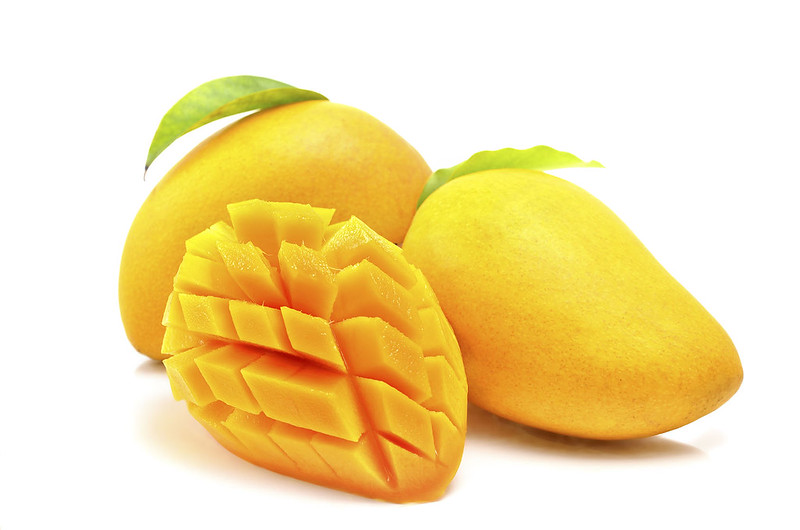
#> input picture project1/project1_images/fruit.png, 800 x 530 px
$ python display_images_for_labelling.py
#> lines starting #> are read from the running program, lines starting #| are printed output that depends on the picture
#> the answer given: ../project1/project1_images
import os
import matplotlib.pyplot as plt
import skimage as ski
from skimage import io

def onclick(event, click_list, row_col_order=False):
    if event.dblclick:
        if row_col_order:
            click_list.append([round(event.ydata), round(event.xdata)])
        else:
            click_list.append([round(event.xdata), round(event.ydata)])
def display_img_and_connect_onclick(dir, filename, filename_click_dict):
#> called with dir = '../project1/project1_images', filename = 'fruit.png'
    img = ski.img_as_float(io.imread('{0}'.format(os.path.join(dir,filename)), as_gray=True))
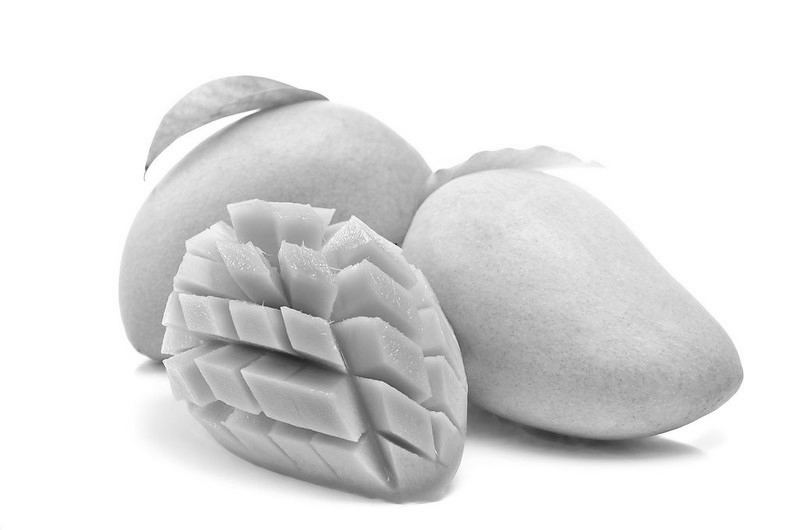
#> img: shape (530, 800) float64; min 0.107, max 1, mean 0.881
    filename_click_dict[filename] = []
    fig = plt.figure()
    fig.canvas.mpl_connect('button_press_event', lambda x: onclick(x, filename_click_dict[filename], row_col_order=False))
    plt.imshow(img, cmap='gray')
    plt.show(block=False)

dir = input('Enter path to directory to look at ')
print('Double click on an image to add a point to the final output associated with that image')
filename_click_dict = {}
for filename in os.listdir(dir):
    if not (filename.endswith('.png') or filename.endswith('.tif') or filename.endswith('.tiff')):
        continue
    display_img_and_connect_onclick(dir, filename, filename_click_dict)

print('Exit all by keyboard press on newest figure')
while True:
#> (the run stopped early here; a loop or call above may not have finished)
